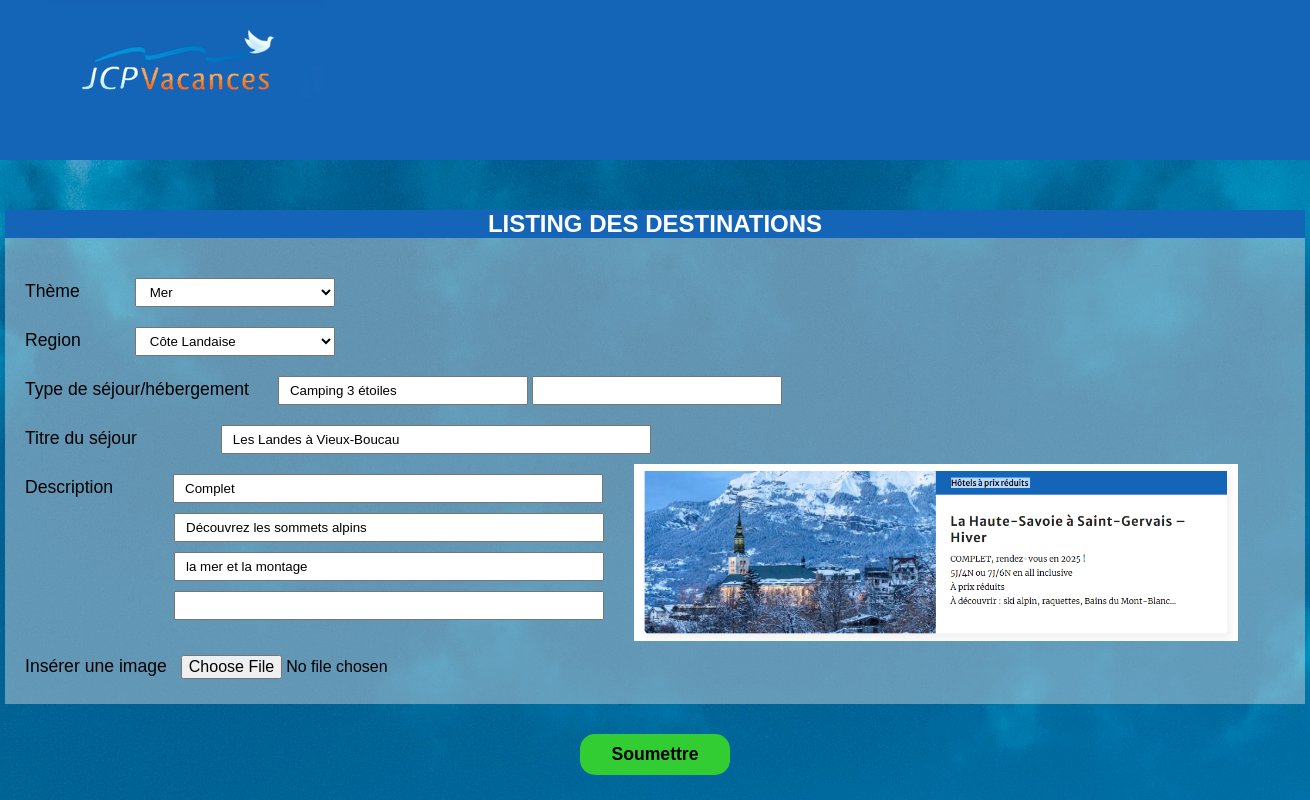
The page /controls/modif-form.php?edit=77 on the database its author committed.
### tables this page shows
CREATE TABLE IF NOT EXISTS `categories` (
  `id` int NOT NULL AUTO_INCREMENT,
  `theme` varchar(120) NOT NULL,
  `region` varchar(30) NOT NULL,
  PRIMARY KEY (`id`)
);

CREATE TABLE IF NOT EXISTS `formule` (
  `id` int NOT NULL AUTO_INCREMENT,
  `formule` varchar(255) NOT NULL,
  `formule_2` varchar(120) NOT NULL,
  PRIMARY KEY (`id`)
);

CREATE TABLE IF NOT EXISTS `voyage` (
  `id_voyage` int NOT NULL AUTO_INCREMENT,
  `id_categorie` int NOT NULL,
  `id_formule` int NOT NULL,
  `title` varchar(255) NOT NULL,
  `image_url` varchar(255) NOT NULL,
  `description` varchar(255) NOT NULL,
  `description2` varchar(255) NOT NULL,
  `description3` varchar(255) NOT NULL,
  `description4` varchar(255) NOT NULL,
  PRIMARY KEY (`id_voyage`)
);

### controls/dbconnect.php (called while the page is built, shortened)
<?php
class Database {
    private $host;
    private $dbname;
    private $username;
    private $password;
    public function __construct()
    {
        $this->host = "localhost";
        $this->dbname = "jcp_vacances";
        $this->username = "root";
        $this->password = "";
    }
    public function connect(){
        try
{
    $this->connection = new PDO(
        "mysql:host=$this->host;dbname=$this->dbname;charset=utf8",
        $this->username,
        $this->password
    );
}
catch (Exception $e)
{
    die('Erreur : '. $e->getMessage());
}
    }
}
?>

### controls/modif-form.php (the view, shortened to what this page needs)
<!DOCTYPE html>
<html lang="fr">
<?php
    require_once('dbconnect.php');
    require_once ('../classes/Voyage.php');
    $value = $_SESSION['identified'];
    try{
        $bdd = new Database();
        $bdd->connect();
        $request = $bdd->connection->prepare("SELECT * FROM `voyage` WHERE `id_voyage` = $value");
        $request->execute();
        $response = $request->fetchAll(PDO::FETCH_OBJ);
        foreach($response as $row):
            $id_category = $row->id_categorie;
            $id_formule = $row->id_formule;
            $fetchTitle = $row->title;
            $fetchDesc = $row->description;
            $fetchDesc2 = $row->description2;
            $fetchDesc3 = $row->description3;
            $fetchDesc4 = $row->description4;
        endforeach;
        $bdd = new Database();
        $bdd->connect();
        $request = $bdd->connection->prepare("SELECT `theme`,`region` FROM `categories` WHERE `id` = $id_category");
        $request->execute();
        $response = $request->fetchAll(PDO::FETCH_OBJ);
        foreach($response as $row):
            $fetchTheme = $row->theme;
            $fetchRegion = $row->region;
        endforeach;
        $bdd = new Database();
        $bdd->connect();
        $request = $bdd->connection->prepare("SELECT `formule`,`formule_2` FROM `formule` WHERE `id` = $id_formule");
        $request->execute();
        $response = $request->fetchAll(PDO::FETCH_OBJ);
        foreach($response as $row):
            $fetchSejour = $row->formule;
            $fetchSejour2 = $row->formule_2;
        endforeach;
    }
    catch (PDOException $e) {
        die("erreur " . $e->getMessage());
    }
?>
<head>
    <link rel="stylesheet" href="../assets/styles/style-ajout.css">
</head>
<body>
<?php include('header.php') ?>
    <main>
        <div class="container">
            <form action="traitement-modif.php" method="POST" enctype="multipart/form-data">
                <h2>Listing des destinations</h2>
                <fieldset>
                    <div class="listing__sup">
                        <div>
                            <label for="cate">Thème</label>
                            <select class="mb-10 pb-5 pi-10" name="cate" id="cate">
                                <option <?php if($fetchTheme == "mer") {echo "selected";} ?> value="mer">Mer</option>
                            </select>
                        </div>
                        <div>
                            <label for="region">Region</label>
                            <select  class="mb-10 pb-5 pi-10" name="region" id="region">
                                <option <?php if($fetchRegion == "cotelandaise") {echo "selected";} ?> value="cotelandaise">Côte Landaise</option>
                            </select>
                        </div>
                        <div>
                            <label for="sejour">Type de séjour/hébergement</label>
                            <input class="pb-5 pi-10 mb-10 ml-25 width-250" type="text" name="sejour" id="sejour" value="<?php echo $fetchSejour ?>" placeholder="<?php echo $_SESSION['error3'] ?>">
                            <input class="pb-5 pi-10 mb-10 width-250" type="text" name="sejour2" id="sejour2"  value="<?php echo $fetchSejour2 ?>">
                        </div>
                        <div>
                            <label for="titresejour">Titre du séjour</label>
                            <input class="width-430 mb-10 ml-80 pb-5 pi-10" type="text" name="titresejour" id="titresejour" value="<?php echo $fetchTitle ?>" placeholder="<?php echo $_SESSION['error3'] ?>">
                        </div>
                    </div>
                    <div class="listing__inf">
                        <div class="listing__inf__left">
                            <label for="listing-description">Description</label>
                            <input class="width-430 mt-10 ml-56 pb-5 pi-10" type="text" name="listing-description" id="listing-description" value="<?php echo $fetchDesc ?>" placeholder="<?php echo $_SESSION['error3'] ?>">
                            <div>
                                <input class="width-430 mb-10 ml-169 pb-5 pi-10" type="text" name="listing-description1" id="listing-description1" value="<?php echo $fetchDesc2 ?>" placeholder="<?php echo $_SESSION['error3'] ?>">
                                <input class="width-430 mb-10 ml-169 pb-5 pi-10" type="text" name="listing-description2" id="listing-description2" value="<?php echo $fetchDesc3 ?>" placeholder="<?php echo $_SESSION['error3'] ?>">
                                <input class="width-430 mb-10 ml-169 pb-5 pi-10" type="text" name="listing-description3" id="listing-description3" value="<?php echo $fetchDesc4 ?>">
                            </div>
                            <div class="pb-20">
                                <label for="upload">Insérer une image</label>
                                <input class="pb-5 pi-10" type="file" name="upload" id="upload">
                            </div>
                        </div>
                        <div class="listing__inf__right">
                            <div>
                                <img src="../assets/img/listing.png" alt="image illustration du listing" width="90%">
                            </div>
                        </div>
                    </div>
                </fieldset>
                <input type="submit" value="Soumettre">
            </form>
        </div>
    </main>
</body>

### assets/styles/style-ajout.css (style rules this page uses)
* { margin: 0; padding: 0; box-sizing: border-box; }
main { background-image: url("/assets/img/Background-ajout.jpg"); background-size: cover; min-height: calc(100vh - 160px); }
.container { width: 1300px; margin: auto; padding-top: 50px; }
h2 { text-transform: uppercase; font-family: sans-serif; color: #fff; text-align: center; background-color: #1464b8; }
fieldset { border: none; background-color: rgba(244, 232, 232, 0.4); }
label { font-family: sans-serif; font-size: 1.1em; margin-left: 20px; }
#cate { width: 200px; margin-left: 51px; }
#region { width: 200px; margin-left: 50px; }
.listing__sup { display: flex; flex-direction: column; padding-top: 30px; }
.listing__inf { display: flex; }
.listing__inf__right { margin-left: 30px; }
#listing-description1, #listing-description2, #listing-description3 { display: block; }
input[type="File"] { font-size: 1em; }
input[type="submit"] { font-size: 1.1em; font-weight: 600; background-color: limegreen; font-family: sans-serif; width: 150px; margin-left: calc(50% - 75px); margin-right: calc(50% - 75px); margin-top: 30px; border: none; padding-block: 10px; border-radius: 15px; transition: all .4s; }
.width-250 { width: 250px; }
.width-430 { width: 430px; }
.mb-10 { margin-block: 10px; }
.ml-25 { margin-left: 25px; }
.ml-80 { margin-left: 80px; }
.ml-56 { margin-left: 56px; }
.ml-169 { margin-left: 169px; }
.mt-10 { margin-top: 10px; }
.pb-5 { padding-block: 5px; }
.pb-20 { padding-block: 20px; }
.pi-10 { padding-inline: 10px; }

### rows shown on the page
categories: cate "Mer", region "Côte Landaise"
formule: sejour "Camping 3 étoiles"
voyage: titresejour "Les Landes à Vieux-Boucau", listing-description "Complet", listing-description1 "Découvrez les sommets alpins", listing-description2 "la mer et la montage"
